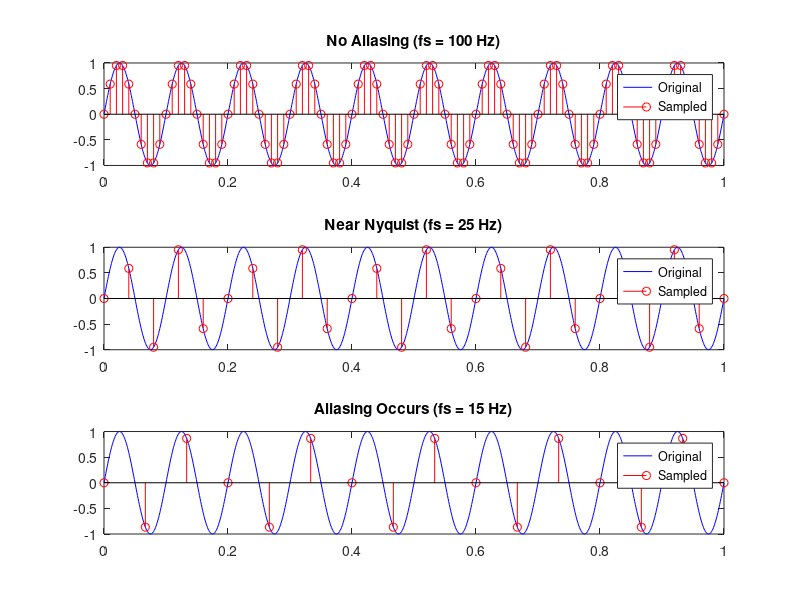

Write MATLAB code to recreate this figure.
clc; clear; close all;

t = 0:0.001:1;
f = 10;
x = sin(2*pi*f*t);

fs1 = 100;   % no aliasing (good sampling)
fs2 = 25;    % borderline
fs3 = 15;    % aliasing occurs

% Sampled time axes
t1 = 0:1/fs1:1;
t2 = 0:1/fs2:1;
t3 = 0:1/fs3:1;

% Sampled signals
x1 = sin(2*pi*f*t1);
x2 = sin(2*pi*f*t2);
x3 = sin(2*pi*f*t3);

figure;

% Original signal
subplot(3,1,1);
plot(t, x, 'b'); hold on;
stem(t1, x1, 'r');
title('No Aliasing (fs = 100 Hz)');
legend('Original','Sampled');

% Near Nyquist
subplot(3,1,2);
plot(t, x, 'b'); hold on;
stem(t2, x2, 'r');
title('Near Nyquist (fs = 25 Hz)');
legend('Original','Sampled');

% Aliasing case
subplot(3,1,3);
plot(t, x, 'b'); hold on;
stem(t3, x3, 'r');
title('Aliasing Occurs (fs = 15 Hz)');
legend('Original','Sampled');
